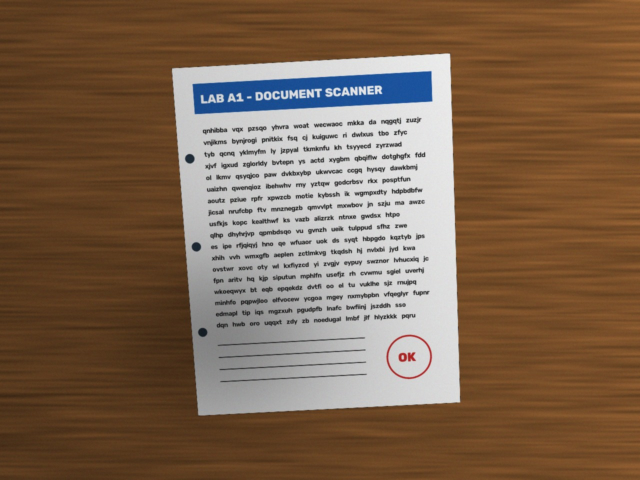
#> input picture samples/photos/synthetic_photo_flat.jpg, 1280 x 960 px (shown at 1/2 size)
$ python -i detect.py   (imports and definitions only)
#> lines starting #> are read from the running program, lines starting #| are printed output that depends on the picture; after the words box and inside, x2 and y2 are one past the last pixel; in counts of white or black regions, pixels touching at a corner belong together
#> further down, picture is the input picture: shape (960, 1280, 3); mean B, G, R 80.3, 101.4, 125.8
"""Finding the paper sheet: edges, contours, colour masks and Hough transforms.

Strategy (all run on a downscaled copy for speed, corners are scaled back):

1. **Edges**  - Gaussian blur -> Canny -> morphological close -> contours ->
                approxPolyDP to 4 corners.
2. **Colour** - paper is bright and unsaturated -> HSV / LAB / Otsu masks ->
                open/close -> largest contour -> 4 corners.
3. **Hough**  - fallback when a corner is hidden (e.g. by your hand): find the
                4 dominant straight lines with HoughLinesP and intersect them.

Every candidate quad is checked (big enough, convex, sane angles) and the
largest valid one wins.
"""

from __future__ import annotations

from dataclasses import dataclass, field

import cv2
import numpy as np

from . import basics, filters
from .geometry import order_points, rotate

DETECT_HEIGHT = 500  # work resolution in pixels


@dataclass
class Detection:
    corners: np.ndarray          # (4, 2) float32, TL TR BR BL, full-resolution coords
    method: str                  # "edges" | "color" | "hough"
    area_ratio: float            # quad area / image area
    debug: dict = field(default_factory=dict, repr=False)


# --------------------------------------------------------------------------- edges
def auto_canny(gray: np.ndarray, sigma: float = 0.33) -> np.ndarray:
    """Canny with thresholds placed around the median intensity."""
    v = float(np.median(gray))
    lower = int(max(0, (1.0 - sigma) * v))
    upper = int(min(255, (1.0 + sigma) * v))
    return cv2.Canny(gray, lower, upper)


def edge_map(gray: np.ndarray) -> np.ndarray:
    blur = cv2.GaussianBlur(gray, (5, 5), 0)
    edges = cv2.bitwise_or(auto_canny(blur), cv2.Canny(blur, 50, 150))
    # close small gaps so the paper outline becomes one connected contour
    return filters.morph(edges, "close", 5, iterations=2)


# --------------------------------------------------------------------------- quads
# [33 lines left out: functions quad_from_contour, interior_angles, quad_score, not called in this run]


def biggest_contours(binary: np.ndarray, n: int = 8, mode=cv2.RETR_LIST):
    contours, _ = cv2.findContours(binary, mode, cv2.CHAIN_APPROX_SIMPLE)
    return sorted(contours, key=cv2.contourArea, reverse=True)[:n]


# --------------------------------------------------------------------------- colour
# [84 lines left out: functions paper_mask, _intersect, hough_lines, quad_from_hough, refine_corners, not called in this run]


# --------------------------------------------------------------------------- main
def find_document(img: np.ndarray, min_area_ratio: float = 0.15,
                  keep_debug: bool = False, refine: bool = True) -> Detection | None:
    """Locate the largest paper-like quadrilateral in a BGR image."""
#> called with min_area_ratio = 0.15, keep_debug = False, refine = True
    h = img.shape[0]
#> h = 960
    scale = DETECT_HEIGHT / h if h > DETECT_HEIGHT else 1.0
#> scale = 0.521
    small = cv2.resize(img, None, fx=scale, fy=scale, interpolation=cv2.INTER_AREA) if scale != 1 else img
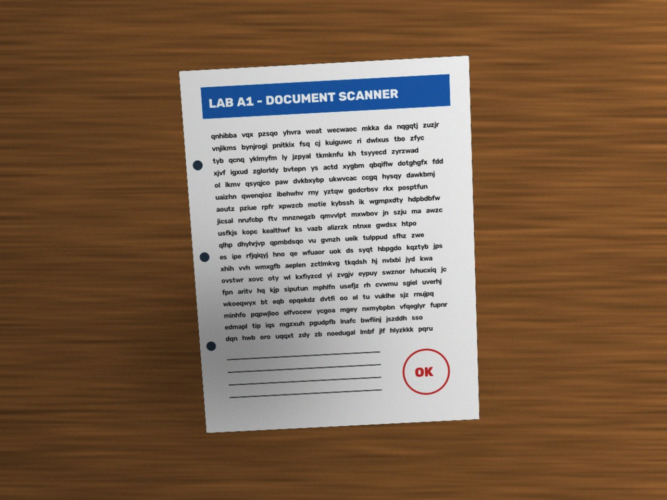
#> small: shape (500, 667, 3); mean B, G, R 80.3, 101.4, 125.8
    gray = cv2.cvtColor(small, cv2.COLOR_BGR2GRAY)
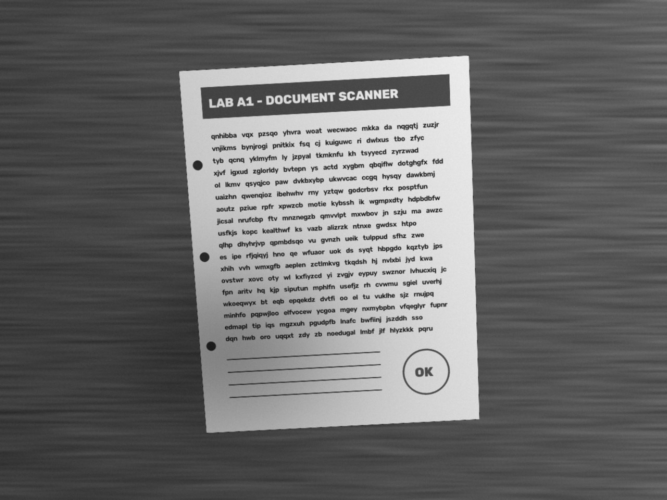
#> gray: shape (500, 667); min 26, max 237, mean 106.3

    candidates = []  # (score, method, quad)

    edges = edge_map(gray)
#> in auto_canny, `v = float(np.median(gray))`: v = 84
#> in auto_canny, `lower = int(max(0, (1.0 - sigma) * v))`: lower = 56
#> in auto_canny, `upper = int(min(255, (1.0 + sigma) * v))`: upper = 111
#> in auto_canny, `return cv2.Canny(gray, lower, upper)`:
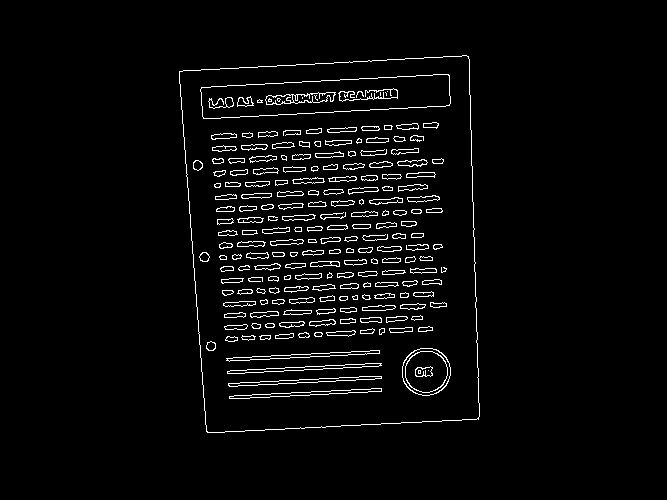
#> returned value: shape (500, 667); 3.5% white in thin lines or dots, all inside (x1, y1, x2, y2) = (179, 55, 480, 433)
    for cnt in biggest_contours(edges):
        quad = quad_from_contour(cnt)
        if quad is not None:
            candidates.append((quad_score(quad, small.shape, min_area_ratio), "edges", quad))

    mask = paper_mask(small)
    for cnt in biggest_contours(mask, n=3, mode=cv2.RETR_EXTERNAL):
        quad = quad_from_contour(cnt)
        if quad is not None:
            candidates.append((quad_score(quad, small.shape, min_area_ratio), "color", quad))

    candidates = [c for c in candidates if c[0] > 0]
    if not candidates:
        quad = quad_from_hough(cv2.Canny(cv2.GaussianBlur(gray, (5, 5), 0), 50, 150))
        if quad is not None:
            score = quad_score(quad, small.shape, min_area_ratio)
            if score > 0:
                candidates.append((score, "hough", quad))

    debug = {}
    if keep_debug:
        debug = {"gray": gray, "edges": edges, "paper_mask": mask}
        overlay = small.copy()
        all_cnts, _ = cv2.findContours(edges, cv2.RETR_LIST, cv2.CHAIN_APPROX_SIMPLE)
        cv2.drawContours(overlay, all_cnts, -1, (255, 0, 255), 1)
        for _, _, q in candidates:
            cv2.polylines(overlay, [q.astype(np.int32)], True, (0, 200, 255), 2)
        for x1, y1, x2, y2 in hough_lines(edges):
            cv2.line(overlay, (int(x1), int(y1)), (int(x2), int(y2)), (255, 128, 0), 1)
        debug["candidates"] = overlay

    if not candidates:
        return None
    score, method, quad = max(candidates, key=lambda c: c[0])
    corners = order_points(quad / scale)
    if refine:
        full_gray = cv2.cvtColor(img, cv2.COLOR_BGR2GRAY) if scale != 1 else gray
        corners = order_points(refine_corners(full_gray, corners))
    return Detection(corners=corners, method=method, area_ratio=score, debug=debug)


# --------------------------------------------------------------------------- page-level
# [57 lines left out: functions estimate_skew, deskew, find_punch_holes, not called in this run]

>>> import cv2
>>> picture = cv2.imread('../samples/photos/synthetic_photo_flat.jpg')
#> (the run stopped early here; a loop or call above may not have finished)

$ run again, on samples/photos/synthetic_photo_rotated.jpg
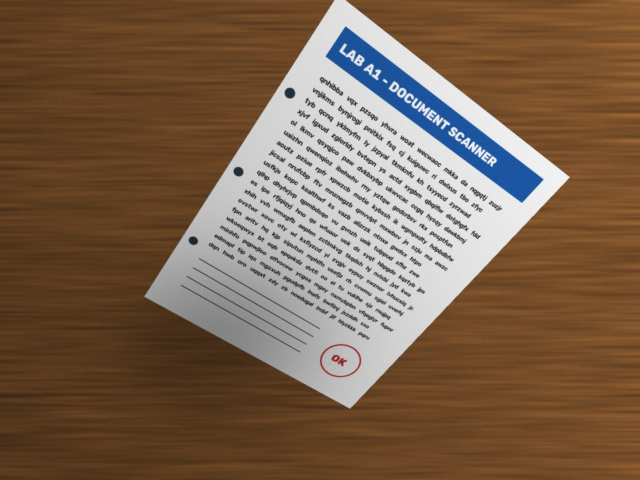
#> input picture samples/photos/synthetic_photo_rotated.jpg, 1280 x 960 px (shown at 1/2 size)
#> picture is the input picture: shape (960, 1280, 3); mean B, G, R 78.8, 99.8, 124.2
#> in find_document, `gray = cv2.cvtColor(small, cv2.COLOR_BGR2GRAY)`:
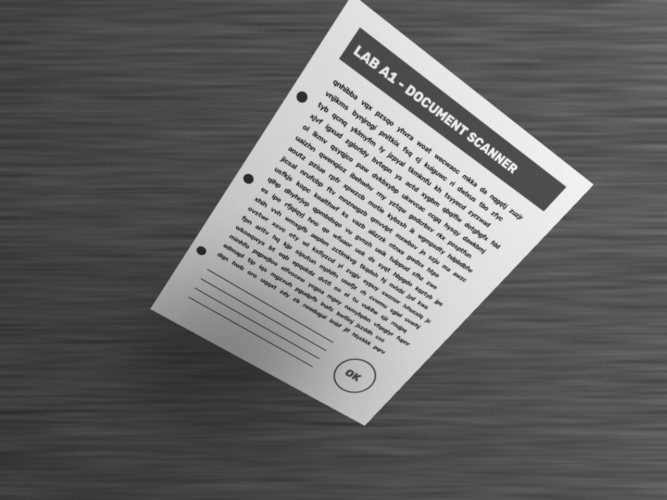
#> gray: shape (500, 667); min 36, max 244, mean 104.7
#> v = 81
#> lower = 54
#> upper = 107
#> in auto_canny, `return cv2.Canny(gray, lower, upper)`:
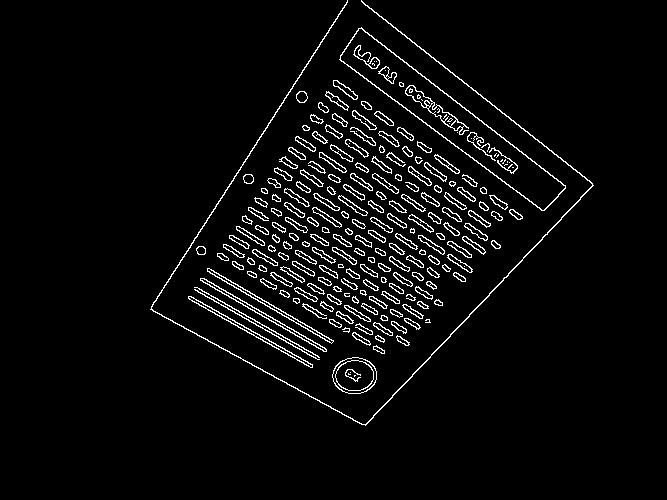
#> returned value: shape (500, 667); 4.3% white in thin lines or dots, all inside (x1, y1, x2, y2) = (150, 0, 594, 426)

$ run again, on samples/photos/synthetic_photo_steep.jpg
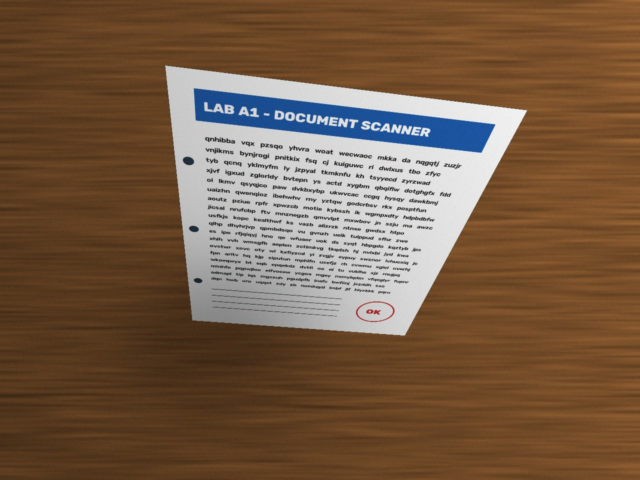
#> input picture samples/photos/synthetic_photo_steep.jpg, 1280 x 960 px (shown at 1/2 size)
#> picture is the input picture: shape (960, 1280, 3); mean B, G, R 69.5, 92.4, 119
#> in find_document, `gray = cv2.cvtColor(small, cv2.COLOR_BGR2GRAY)`:
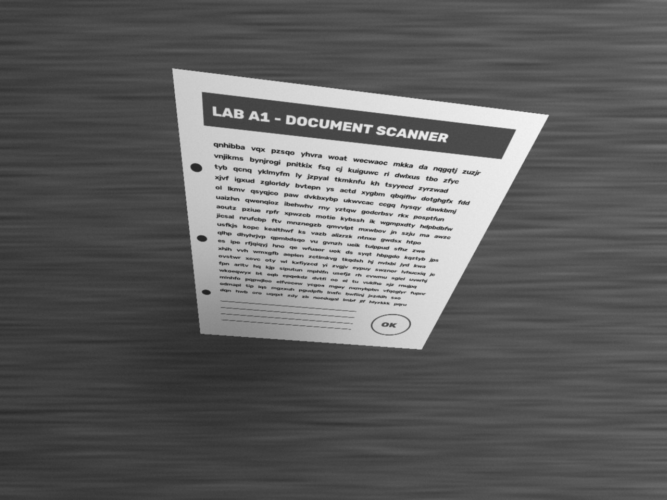
#> gray: shape (500, 667); min 31, max 242, mean 97.8
#> v = 80
#> lower = 53
#> upper = 106
#> in auto_canny, `return cv2.Canny(gray, lower, upper)`:
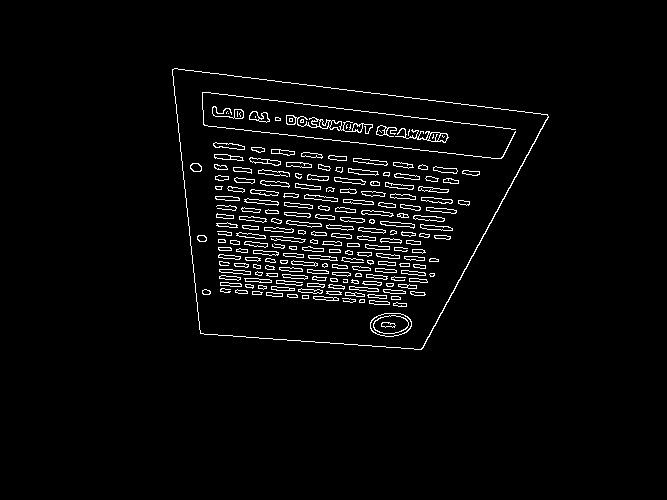
#> returned value: shape (500, 667); 3.2% white in thin lines or dots, all inside (x1, y1, x2, y2) = (172, 68, 549, 350)
